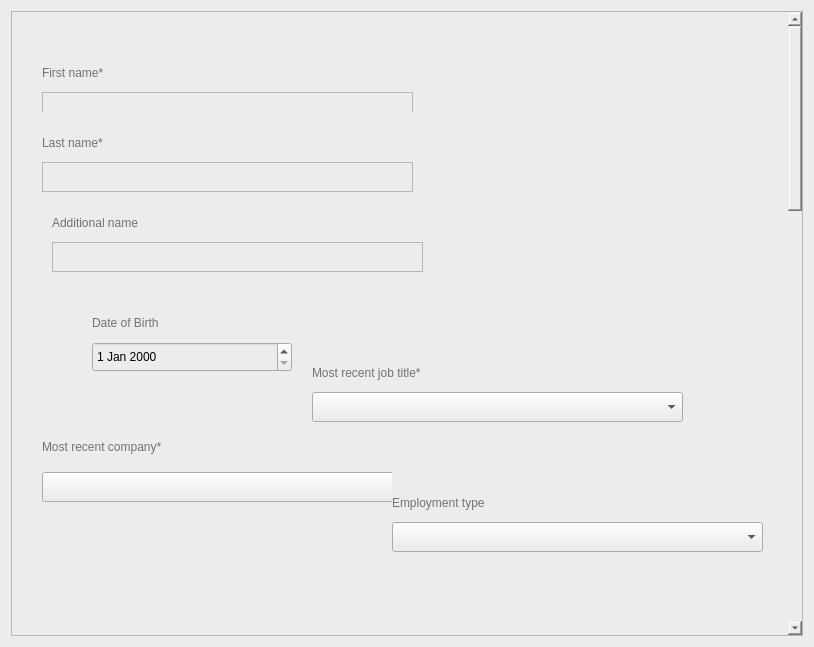
<?xml version="1.0" encoding="UTF-8"?>
<ui version="4.0">
 <class>UserDetails</class>
 <widget class="QWidget" name="UserDetails">
  <property name="geometry">
   <rect>
    <x>0</x>
    <y>0</y>
    <width>814</width>
    <height>647</height>
   </rect>
  </property>
  <property name="windowTitle">
   <string>Form</string>
  </property>
  <property name="styleSheet">
   <string notr="true">
font-family: &quot;Inter&quot;, sans-serif;
background-color: #ECECEC;</string>
  </property>
  <layout class="QVBoxLayout" name="verticalLayout_7">
   <item>
    <widget class="QScrollArea" name="scrollArea">
     <property name="widgetResizable">
      <bool>true</bool>
     </property>
     <widget class="QWidget" name="scrollAreaWidgetContents">
      <property name="geometry">
       <rect>
        <x>0</x>
        <y>0</y>
        <width>773</width>
        <height>2000</height>
       </rect>
      </property>
      <property name="minimumSize">
       <size>
        <width>0</width>
        <height>2000</height>
       </size>
      </property>
      <widget class="QWidget" name="JobTitleBox_5" native="true">
       <property name="geometry">
        <rect>
         <x>30</x>
         <y>30</y>
         <width>371</width>
         <height>80</height>
        </rect>
       </property>
       <property name="sizePolicy">
        <sizepolicy hsizetype="Preferred" vsizetype="Fixed">
         <horstretch>0</horstretch>
         <verstretch>0</verstretch>
        </sizepolicy>
       </property>
       <property name="minimumSize">
        <size>
         <width>0</width>
         <height>80</height>
        </size>
       </property>
       <property name="maximumSize">
        <size>
         <width>16777215</width>
         <height>80</height>
        </size>
       </property>
       <layout class="QVBoxLayout" name="verticalLayout_5">
        <property name="spacing">
         <number>0</number>
        </property>
        <property name="topMargin">
         <number>11</number>
        </property>
        <item>
         <widget class="QLabel" name="label_5">
          <property name="styleSheet">
           <string notr="true">QLabel{
color: #727272;
}</string>
          </property>
          <property name="text">
           <string>First name*</string>
          </property>
         </widget>
        </item>
        <item>
         <widget class="QTextEdit" name="textEdit">
          <property name="sizePolicy">
           <sizepolicy hsizetype="Expanding" vsizetype="Fixed">
            <horstretch>0</horstretch>
            <verstretch>0</verstretch>
           </sizepolicy>
          </property>
          <property name="minimumSize">
           <size>
            <width>0</width>
            <height>30</height>
           </size>
          </property>
          <property name="maximumSize">
           <size>
            <width>16777215</width>
            <height>30</height>
           </size>
          </property>
         </widget>
        </item>
       </layout>
      </widget>
      <widget class="QWidget" name="JobTitleBox_4" native="true">
       <property name="geometry">
        <rect>
         <x>30</x>
         <y>410</y>
         <width>371</width>
         <height>80</height>
        </rect>
       </property>
       <property name="sizePolicy">
        <sizepolicy hsizetype="Preferred" vsizetype="Fixed">
         <horstretch>0</horstretch>
         <verstretch>0</verstretch>
        </sizepolicy>
       </property>
       <property name="minimumSize">
        <size>
         <width>0</width>
         <height>80</height>
        </size>
       </property>
       <property name="maximumSize">
        <size>
         <width>16777215</width>
         <height>80</height>
        </size>
       </property>
       <layout class="QVBoxLayout" name="verticalLayout_4">
        <property name="spacing">
         <number>0</number>
        </property>
        <item>
         <widget class="QLabel" name="label_4">
          <property name="styleSheet">
           <string notr="true">QLabel{
color: #727272;
}</string>
          </property>
          <property name="text">
           <string>Most recent company*</string>
          </property>
         </widget>
        </item>
        <item>
         <widget class="QComboBox" name="Company">
          <property name="minimumSize">
           <size>
            <width>0</width>
            <height>30</height>
           </size>
          </property>
          <property name="editable">
           <bool>false</bool>
          </property>
          <property name="placeholderText">
           <string>Enter the name</string>
          </property>
          <property name="duplicatesEnabled">
           <bool>false</bool>
          </property>
         </widget>
        </item>
       </layout>
      </widget>
      <widget class="QWidget" name="widget" native="true">
       <property name="geometry">
        <rect>
         <x>560</x>
         <y>40</y>
         <width>120</width>
         <height>80</height>
        </rect>
       </property>
      </widget>
      <widget class="QWidget" name="JobTitleBox_2" native="true">
       <property name="geometry">
        <rect>
         <x>380</x>
         <y>460</y>
         <width>371</width>
         <height>80</height>
        </rect>
       </property>
       <property name="sizePolicy">
        <sizepolicy hsizetype="Preferred" vsizetype="Fixed">
         <horstretch>0</horstretch>
         <verstretch>0</verstretch>
        </sizepolicy>
       </property>
       <property name="minimumSize">
        <size>
         <width>0</width>
         <height>80</height>
        </size>
       </property>
       <property name="maximumSize">
        <size>
         <width>16777215</width>
         <height>80</height>
        </size>
       </property>
       <layout class="QVBoxLayout" name="verticalLayout_2">
        <property name="spacing">
         <number>0</number>
        </property>
        <property name="topMargin">
         <number>11</number>
        </property>
        <item>
         <widget class="QLabel" name="label_2">
          <property name="styleSheet">
           <string notr="true">QLabel{
color: #727272;
}</string>
          </property>
          <property name="text">
           <string>Employment type</string>
          </property>
         </widget>
        </item>
        <item>
         <widget class="QComboBox" name="EmploymentType">
          <property name="minimumSize">
           <size>
            <width>0</width>
            <height>30</height>
           </size>
          </property>
          <property name="editable">
           <bool>false</bool>
          </property>
          <property name="placeholderText">
           <string>Select one</string>
          </property>
          <property name="duplicatesEnabled">
           <bool>false</bool>
          </property>
         </widget>
        </item>
       </layout>
      </widget>
      <widget class="QWidget" name="JobTitleBox_6" native="true">
       <property name="geometry">
        <rect>
         <x>30</x>
         <y>100</y>
         <width>371</width>
         <height>80</height>
        </rect>
       </property>
       <property name="sizePolicy">
        <sizepolicy hsizetype="Preferred" vsizetype="Fixed">
         <horstretch>0</horstretch>
         <verstretch>0</verstretch>
        </sizepolicy>
       </property>
       <property name="minimumSize">
        <size>
         <width>0</width>
         <height>80</height>
        </size>
       </property>
       <property name="maximumSize">
        <size>
         <width>16777215</width>
         <height>80</height>
        </size>
       </property>
       <layout class="QVBoxLayout" name="verticalLayout_6">
        <property name="spacing">
         <number>0</number>
        </property>
        <property name="topMargin">
         <number>11</number>
        </property>
        <item>
         <widget class="QLabel" name="label_6">
          <property name="styleSheet">
           <string notr="true">QLabel{
color: #727272;
}</string>
          </property>
          <property name="text">
           <string>Last name*</string>
          </property>
         </widget>
        </item>
        <item>
         <widget class="QTextEdit" name="textEdit_2">
          <property name="sizePolicy">
           <sizepolicy hsizetype="Expanding" vsizetype="Fixed">
            <horstretch>0</horstretch>
            <verstretch>0</verstretch>
           </sizepolicy>
          </property>
          <property name="minimumSize">
           <size>
            <width>0</width>
            <height>30</height>
           </size>
          </property>
          <property name="maximumSize">
           <size>
            <width>16777215</width>
            <height>30</height>
           </size>
          </property>
         </widget>
        </item>
       </layout>
      </widget>
      <widget class="QWidget" name="JobTitleBox_7" native="true">
       <property name="geometry">
        <rect>
         <x>40</x>
         <y>180</y>
         <width>371</width>
         <height>80</height>
        </rect>
       </property>
       <property name="sizePolicy">
        <sizepolicy hsizetype="Preferred" vsizetype="Fixed">
         <horstretch>0</horstretch>
         <verstretch>0</verstretch>
        </sizepolicy>
       </property>
       <property name="minimumSize">
        <size>
         <width>0</width>
         <height>80</height>
        </size>
       </property>
       <property name="maximumSize">
        <size>
         <width>16777215</width>
         <height>80</height>
        </size>
       </property>
       <layout class="QVBoxLayout" name="verticalLayout_8">
        <property name="spacing">
         <number>0</number>
        </property>
        <property name="topMargin">
         <number>11</number>
        </property>
        <item>
         <widget class="QLabel" name="label_7">
          <property name="styleSheet">
           <string notr="true">QLabel{
color: #727272;
}</string>
          </property>
          <property name="text">
           <string>Additional name</string>
          </property>
         </widget>
        </item>
        <item>
         <widget class="QTextEdit" name="textEdit_3">
          <property name="sizePolicy">
           <sizepolicy hsizetype="Expanding" vsizetype="Fixed">
            <horstretch>0</horstretch>
            <verstretch>0</verstretch>
           </sizepolicy>
          </property>
          <property name="minimumSize">
           <size>
            <width>0</width>
            <height>30</height>
           </size>
          </property>
          <property name="maximumSize">
           <size>
            <width>16777215</width>
            <height>30</height>
           </size>
          </property>
         </widget>
        </item>
       </layout>
      </widget>
      <widget class="QWidget" name="JobTitleBox_8" native="true">
       <property name="geometry">
        <rect>
         <x>80</x>
         <y>280</y>
         <width>221</width>
         <height>80</height>
        </rect>
       </property>
       <property name="sizePolicy">
        <sizepolicy hsizetype="Preferred" vsizetype="Fixed">
         <horstretch>0</horstretch>
         <verstretch>0</verstretch>
        </sizepolicy>
       </property>
       <property name="minimumSize">
        <size>
         <width>0</width>
         <height>80</height>
        </size>
       </property>
       <property name="maximumSize">
        <size>
         <width>16777215</width>
         <height>80</height>
        </size>
       </property>
       <layout class="QVBoxLayout" name="verticalLayout_9">
        <property name="spacing">
         <number>0</number>
        </property>
        <property name="topMargin">
         <number>11</number>
        </property>
        <item>
         <widget class="QLabel" name="label_8">
          <property name="styleSheet">
           <string notr="true">QLabel{
color: #727272;
}</string>
          </property>
          <property name="text">
           <string>Date of Birth</string>
          </property>
         </widget>
        </item>
        <item>
         <widget class="QDateEdit" name="dateEdit">
          <property name="sizePolicy">
           <sizepolicy hsizetype="Expanding" vsizetype="Fixed">
            <horstretch>0</horstretch>
            <verstretch>0</verstretch>
           </sizepolicy>
          </property>
          <property name="minimumSize">
           <size>
            <width>0</width>
            <height>30</height>
           </size>
          </property>
          <property name="maximumSize">
           <size>
            <width>200</width>
            <height>30</height>
           </size>
          </property>
         </widget>
        </item>
       </layout>
      </widget>
      <widget class="QWidget" name="widget_2" native="true">
       <property name="geometry">
        <rect>
         <x>40</x>
         <y>630</y>
         <width>521</width>
         <height>241</height>
        </rect>
       </property>
       <widget class="QWidget" name="JobTitleBox_3" native="true">
        <property name="geometry">
         <rect>
          <x>70</x>
          <y>40</y>
          <width>371</width>
          <height>80</height>
         </rect>
        </property>
        <property name="sizePolicy">
         <sizepolicy hsizetype="Preferred" vsizetype="Fixed">
          <horstretch>0</horstretch>
          <verstretch>0</verstretch>
         </sizepolicy>
        </property>
        <property name="minimumSize">
         <size>
          <width>0</width>
          <height>80</height>
         </size>
        </property>
        <property name="maximumSize">
         <size>
          <width>16777215</width>
          <height>80</height>
         </size>
        </property>
        <layout class="QVBoxLayout" name="verticalLayout_3">
         <property name="spacing">
          <number>0</number>
         </property>
         <property name="topMargin">
          <number>11</number>
         </property>
         <item>
          <widget class="QLabel" name="label_3">
           <property name="styleSheet">
            <string notr="true">QLabel{
color: #727272;
}</string>
           </property>
           <property name="text">
            <string>School or College/University*</string>
           </property>
          </widget>
         </item>
         <item>
          <widget class="QComboBox" name="University">
           <property name="minimumSize">
            <size>
             <width>0</width>
             <height>30</height>
            </size>
           </property>
           <property name="editable">
            <bool>false</bool>
           </property>
           <property name="placeholderText">
            <string>Enter the name</string>
           </property>
           <property name="duplicatesEnabled">
            <bool>false</bool>
           </property>
          </widget>
         </item>
        </layout>
       </widget>
       <widget class="QWidget" name="JobTitleBox_9" native="true">
        <property name="geometry">
         <rect>
          <x>60</x>
          <y>130</y>
          <width>221</width>
          <height>80</height>
         </rect>
        </property>
        <property name="sizePolicy">
         <sizepolicy hsizetype="Preferred" vsizetype="Fixed">
          <horstretch>0</horstretch>
          <verstretch>0</verstretch>
         </sizepolicy>
        </property>
        <property name="minimumSize">
         <size>
          <width>0</width>
          <height>80</height>
         </size>
        </property>
        <property name="maximumSize">
         <size>
          <width>16777215</width>
          <height>80</height>
         </size>
        </property>
        <layout class="QVBoxLayout" name="verticalLayout_10">
         <property name="spacing">
          <number>0</number>
         </property>
         <property name="topMargin">
          <number>11</number>
         </property>
         <item>
          <widget class="QLabel" name="label_9">
           <property name="styleSheet">
            <string notr="true">QLabel{
color: #727272;
}</string>
           </property>
           <property name="text">
            <string>Start year*</string>
           </property>
          </widget>
         </item>
         <item>
          <widget class="QDateEdit" name="dateEdit_2">
           <property name="sizePolicy">
            <sizepolicy hsizetype="Expanding" vsizetype="Fixed">
             <horstretch>0</horstretch>
             <verstretch>0</verstretch>
            </sizepolicy>
           </property>
           <property name="minimumSize">
            <size>
             <width>0</width>
             <height>30</height>
            </size>
           </property>
           <property name="maximumSize">
            <size>
             <width>200</width>
             <height>30</height>
            </size>
           </property>
          </widget>
         </item>
        </layout>
       </widget>
       <widget class="QWidget" name="JobTitleBox_10" native="true">
        <property name="geometry">
         <rect>
          <x>280</x>
          <y>130</y>
          <width>221</width>
          <height>80</height>
         </rect>
        </property>
        <property name="sizePolicy">
         <sizepolicy hsizetype="Preferred" vsizetype="Fixed">
          <horstretch>0</horstretch>
          <verstretch>0</verstretch>
         </sizepolicy>
        </property>
        <property name="minimumSize">
         <size>
          <width>0</width>
          <height>80</height>
         </size>
        </property>
        <property name="maximumSize">
         <size>
          <width>16777215</width>
          <height>80</height>
         </size>
        </property>
        <layout class="QVBoxLayout" name="verticalLayout_11">
         <property name="spacing">
          <number>0</number>
         </property>
         <property name="topMargin">
          <number>11</number>
         </property>
         <item>
          <widget class="QLabel" name="label_10">
           <property name="styleSheet">
            <string notr="true">QLabel{
color: #727272;
}</string>
           </property>
           <property name="text">
            <string>End year (or expected)*</string>
           </property>
          </widget>
         </item>
         <item>
          <widget class="QDateEdit" name="dateEdit_3">
           <property name="sizePolicy">
            <sizepolicy hsizetype="Expanding" vsizetype="Fixed">
             <horstretch>0</horstretch>
             <verstretch>0</verstretch>
            </sizepolicy>
           </property>
           <property name="minimumSize">
            <size>
             <width>0</width>
             <height>30</height>
            </size>
           </property>
           <property name="maximumSize">
            <size>
             <width>200</width>
             <height>30</height>
            </size>
           </property>
          </widget>
         </item>
        </layout>
       </widget>
      </widget>
      <widget class="QWidget" name="JobTitleBox" native="true">
       <property name="geometry">
        <rect>
         <x>300</x>
         <y>330</y>
         <width>371</width>
         <height>80</height>
        </rect>
       </property>
       <property name="sizePolicy">
        <sizepolicy hsizetype="Preferred" vsizetype="Fixed">
         <horstretch>0</horstretch>
         <verstretch>0</verstretch>
        </sizepolicy>
       </property>
       <property name="minimumSize">
        <size>
         <width>0</width>
         <height>80</height>
        </size>
       </property>
       <property name="maximumSize">
        <size>
         <width>16777215</width>
         <height>80</height>
        </size>
       </property>
       <layout class="QVBoxLayout" name="verticalLayout">
        <property name="spacing">
         <number>0</number>
        </property>
        <property name="topMargin">
         <number>11</number>
        </property>
        <item>
         <widget class="QLabel" name="label">
          <property name="styleSheet">
           <string notr="true">QLabel{
color: #727272;
}</string>
          </property>
          <property name="text">
           <string>Most recent job title*</string>
          </property>
         </widget>
        </item>
        <item>
         <widget class="QComboBox" name="JobTitle">
          <property name="minimumSize">
           <size>
            <width>0</width>
            <height>30</height>
           </size>
          </property>
          <property name="editable">
           <bool>false</bool>
          </property>
          <property name="placeholderText">
           <string>Enter the name</string>
          </property>
          <property name="duplicatesEnabled">
           <bool>false</bool>
          </property>
         </widget>
        </item>
       </layout>
      </widget>
     </widget>
    </widget>
   </item>
  </layout>
 </widget>
 <resources/>
 <connections/>
</ui>
